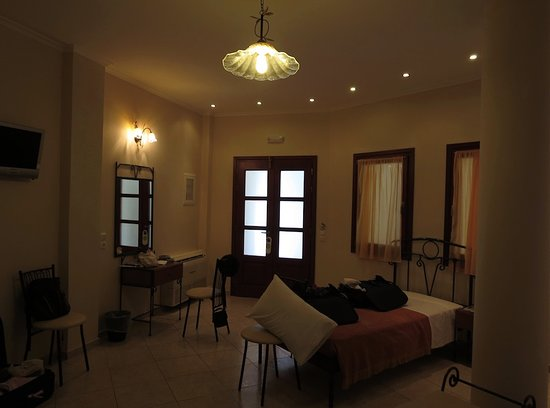
#> input picture images/sample07.jpg, 550 x 408 px; its folder holds 7 pictures in this run
$ jupyter execute --allow-errors utils.ipynb
#> lines starting #> are read from the running program, lines starting #| are printed output that depends on the picture; after the words box and inside, x2 and y2 are one past the last pixel; in counts of white or black regions, pixels touching at a corner belong together
[cell 1]
from google.colab import drive
drive.mount('/content/drive')

[cell 2]
# create image path, if the path already exists, skip
from pathlib import Path

# image_path = Path(__file__).resolve().parent() / "images"
image_path = Path("/content/drive/MyDrive/AI6121_Assignment1/images") # adjustable
if image_path.is_dir():
  print("Image path already exists.")
else:
  print("Creating image path...")
  image_path.mkdir(parents=True, exist_ok=True)
  print("Image path created")

[cell 3]
# unzip image files to image path
import zipfile

# with zipfile.ZipFile(Path(__file__).resolve().parent() / "sample images.zip", "r") as z:
#> (the rest of this cell did not finish here and is left out)

[cell 4]
# visualize a random image within the image folder
import random
import cv2
from PIL import Image
import matplotlib.pyplot as plt


def see_random_image(image_path_str: str):
  """
  Input: image folder path
  Output: a random image within the path
  Function: select a random sample image from the image folder
  and show it in the default color format(BGR).
  """
  image_path = Path(image_path_str)
  if image_path.is_dir():
    image_path_list = list(image_path.glob("*"))
    random_image_path = random.choice(image_path_list)
    print(f"Random image path: {random_image_path}")
    random_image = cv2.imread(str(random_image_path))
#> random_image is the input picture: shape (408, 550, 3); mean B, G, R 30.8, 49.3, 67.6
    # Convert BGR to RGB for displaying with matplotlib
    image_rgb = cv2.cvtColor(random_image, cv2.COLOR_BGR2RGB)
    plt.imshow(image_rgb)
    plt.axis('off')
    plt.show()
    # return image_rgb
  else:
    print("Image path does not exist.")

# see_random_image(Path(__file__).resolve().parent() / "images")
see_random_image("/content/drive/MyDrive/AI6121_Assignment1/images")

[cell 5]
import matplotlib.pyplot as plt

def see_different_image_types(image_path_str: str):
  """
  Input: image path
  Output: the image displayed through different color channels
  Function: Visualize different color channels of the image
  """

  # Load the image in its default BGR format
  image_bgr = cv2.imread(image_path_str)
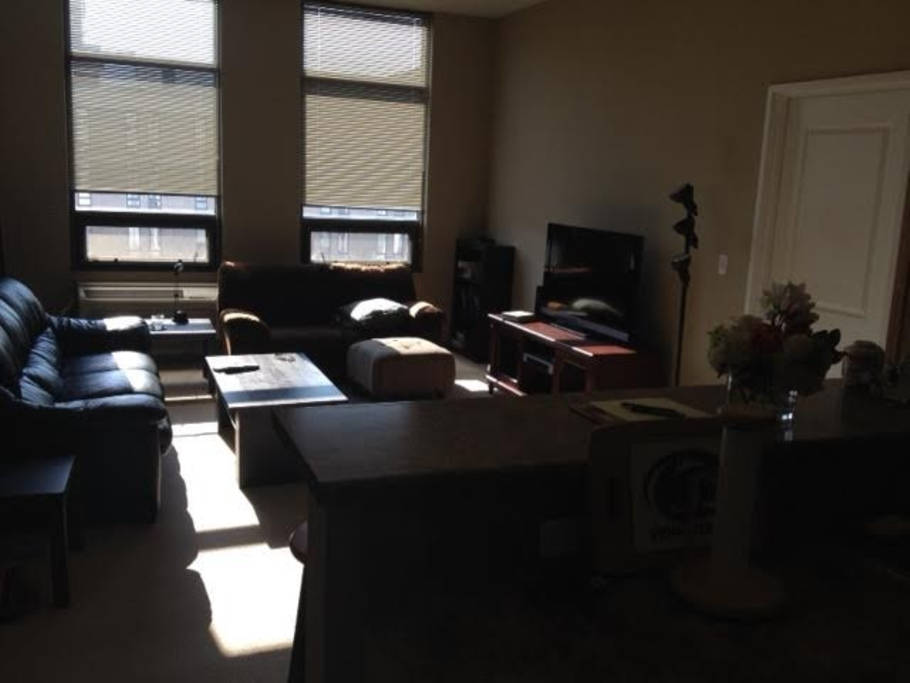
#> input picture images/sample06.jpg, 910 x 683 px, found by its file name
#> image_bgr is the input picture: shape (683, 910, 3); mean B, G, R 50.4, 54.5, 58.9

  # Convert BGR to RGB for displaying with matplotlib
  image_rgb = cv2.cvtColor(image_bgr, cv2.COLOR_BGR2RGB)
#> image_rgb: shape (683, 910, 3)

  # Convert BGR to HSV
  image_hsv = cv2.cvtColor(image_bgr, cv2.COLOR_BGR2HSV)
#> image_hsv: shape (683, 910, 3); mean H, S, V 32.8, 55.7, 60.2

  # Convert BGR to YUV
  image_yuv = cv2.cvtColor(image_bgr, cv2.COLOR_BGR2YUV)
#> image_yuv: shape (683, 910, 3); mean of channels 0, 1, 2 55.3, 125.6, 131.2

  # Convert BGR to Lab
  image_lab = cv2.cvtColor(image_bgr, cv2.COLOR_BGR2Lab)
#> image_lab: shape (683, 910, 3); mean of channels 0, 1, 2 55.9, 129.3, 131.3

  # Convert BGR to Grayscale
  image_gray = cv2.cvtColor(image_bgr, cv2.COLOR_BGR2GRAY)

  # Plot the images using matplotlib
  plt.figure(figsize=(12, 8))

  plt.subplot(2, 3, 1)
  plt.imshow(image_rgb)
  plt.title('RGB Image')
  plt.axis('off')

  plt.subplot(2, 3, 2)
  plt.imshow(image_hsv)
  plt.title('HSV Image')
  plt.axis('off')

  plt.subplot(2, 3, 3)
  plt.imshow(image_yuv)
  plt.title('YUV Image')
  plt.axis('off')

  plt.subplot(2, 3, 4)
  plt.imshow(image_lab)
  plt.title('Lab Image')
  plt.axis('off')

  plt.subplot(2, 3, 5)
  plt.imshow(image_bgr)  # Will look incorrect as it is BGR
  plt.title('BGR Image')
  plt.axis('off')

  plt.subplot(2, 3, 6)
  plt.imshow(image_gray, cmap='gray')
  plt.title('Grayscale Image')
  plt.axis('off')

  plt.tight_layout()
  plt.show()
#> figure, not shown here; B, G, R data is drawn as R, G, B

# see_different_image_types(Path(__file__).resolve().parent() / "images" / "sample01.jpg")
see_different_image_types("/content/drive/MyDrive/AI6121_Assignment1/images/sample06.jpg")

[cell 6]
import numpy as np

# visualize different colour channels
def see_image_channels(image_path_str: str):
  """
  Input: image path
  Output: the image displayed through different color channels
  Function: Visualize different color channels of the image
  """
  # Load the image in its default BGR format
  image_bgr = cv2.imread(image_path_str)
  image_array = cv2.cvtColor(image_bgr, cv2.COLOR_BGR2RGB)
  if image_array is not None:
    fig, axs = plt.subplots(1, 3, figsize=(15, 5))
    axs[0].imshow(image_array[:, :, 0], cmap='Set1')
    axs[0].set_title('Channel 0')
    axs[0].axis('off')
    axs[1].imshow(image_array[:, :, 1], cmap='Set2')
    axs[1].set_title('Channel 1')
    axs[1].axis('off')
    axs[2].imshow(image_array[:, :, 2], cmap='Set3')
    axs[2].set_title('Channel 2')
    axs[2].axis('off')
    plt.tight_layout()
    plt.show()
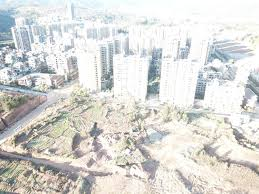
#> input picture images/sample03.jpeg, 259 x 194 px, found by its file name

# see_image_channels(Path(__file__).resolve().parent() / "images" / "sample01.jpg")
see_image_channels("/content/drive/MyDrive/AI6121_Assignment1/images/sample06.jpg")

[cell 7]
def see_image_hist_cdf_grayscale(image_array, cmap:str="gray"):
  """
  Input: grayscale image array
  Output: the histogram and CDF of the grayscale image
  Function: Visualize the histogram and CDF of the image
  """
#> called with cmap = 'gray'

  if image_array is not None:
    fig, axs = plt.subplots(1, 3, figsize=(15, 5))
    # The actual image
    axs[0].imshow(image_array, cmap=cmap)
    axs[0].set_title('The Image')
    axs[0].axis('off')
    # The histogram of the image
    flattened_image = image_array.flatten()
    axs[1].hist(flattened_image, bins=256, range=(0, 255), color='gray', alpha=0.7)
    axs[1].set_title('Histogram of Grayscale Image')
    axs[1].set_xlabel('Pixel Intensity')
    axs[1].set_ylabel('Frequency')
    # The CDF of the image
    histogram, bin_edges = np.histogram(flattened_image, bins=256, range=(0, 255))
#> histogram = 256 values, max 4857 at index 255, min 0 at index 0, mean 196.3; bin_edges = 257 values from 0 to 255
    # Compute the cumulative distribution
    cumulative_distribution = np.cumsum(histogram)
#> cumulative_distribution = 256 values from 0 to 50246
    # Normalize the cumulative distribution
    cumulative_distribution_normalized = cumulative_distribution / cumulative_distribution[-1]
#> cumulative_distribution_normalized = 256 values from 0 to 1
    # Display the cumulative distribution
    axs[2].plot(bin_edges[:-1], cumulative_distribution_normalized, color='blue')
    axs[2].set_title('Cumulative Distribution of Grayscale Image')
    axs[2].set_xlabel('Pixel Intensity')
    axs[2].set_ylabel('Cumulative Frequency')
    axs[2].grid(True)
    plt.tight_layout()
    plt.show()
#> figure, not shown here; panel 2: tallest bar 4857 high, from x = 254 to 255; panel 3: curve peaks at x = 254, y = 1
#> further down, image_array is the input picture: shape (194, 259, 3); mean B, G, R 213.3, 216.8, 217.1

image_array_grayscale = cv2.imread("/content/drive/MyDrive/AI6121_Assignment1/images/sample03.jpeg", cv2.IMREAD_GRAYSCALE)
see_image_hist_cdf_grayscale(image_array_grayscale)

[cell 8]
def see_image_hist_cdf_color(image_array):
  """
  Input: color image array
  Output: the histogram and CDF of the color image
  Function: Visualize the histogram and CDF of the image
  """

  if image_array is not None:
    fig, axs = plt.subplots(1, 3, figsize=(15, 5))
    # The actual image
    axs[0].imshow(image_array)
    axs[0].set_title('The Image')
    axs[0].axis('off')
    # The histogram of three channels
    for i in range(3):
      axs[1].hist(image_array[:, :, i].flatten(), bins=256, range=(0, 255), color=f'C{i}', alpha=0.7)
    axs[1].set_title('Histogram of Image')
    axs[1].set_xlabel('Pixel Intensity')
    axs[1].set_ylabel('Frequency')
    axs[1].legend(['Channel 0', 'Channel 1', 'Channel 2'])
    # The CDF of the image
    for i in range(3):
      histogram, bin_edges = np.histogram(image_array[:, :, i].flatten(), bins=256, range=(0, 255))
      # Compute the cumulative distribution
      cumulative_distribution = np.cumsum(histogram)
      # Normalize the cumulative distribution
      cumulative_distribution_normalized = cumulative_distribution / cumulative_distribution[-1]
      # Display the cumulative distribution
      axs[2].plot(bin_edges[:-1], cumulative_distribution_normalized, color=f'C{i}')
    axs[2].set_title('Cumulative Distribution of Image')
    axs[2].set_xlabel('Pixel Intensity')
    axs[2].set_ylabel('Cumulative Frequency')
    axs[2].grid(True)
    axs[2].legend(['Channel 0', 'Channel 1', 'Channel 2'])
    plt.tight_layout()
    plt.show()
#> figure, not shown here; panel 2: tallest bar 4740 high, from x = 254 to 255; panel 2: tallest bar 4975 high, from x = 254 to 255; panel 2: tallest bar 4102 high, from x = 254 to 255; panel 3: curve peaks at x = 254, y = 1
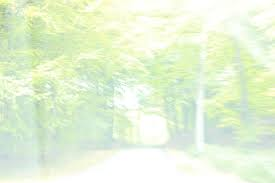
#> input picture images/sample04.jpeg, 275 x 183 px, found by its file name
#> further down, image_array is the input picture: shape (183, 275, 3); mean B, G, R 214.9, 243.4, 229.7

image_array = cv2.imread("/content/drive/MyDrive/AI6121_Assignment1/images/sample03.jpeg")
image_array = cv2.cvtColor(image_array, cv2.COLOR_BGR2RGB)
see_image_hist_cdf_color(image_array)

[cell 9]
# A proposed example
import cv2
import numpy as np

def he(rgb_image_array):
    """
    Perform histogram equalization on an RGB image.

    Args:
        rgb_image_array (numpy.ndarray): RGB image array.

    Returns:
        numpy.ndarray: RGB image after histogram equalization.
    """
    # Convert RGB image to YCrCb color space
    ycrcb_image = cv2.cvtColor(rgb_image_array, cv2.COLOR_RGB2YCrCb)
#> ycrcb_image: shape (183, 275, 3); mean of channels 0, 1, 2 236, 123.5, 116.1

    # Split the Y, Cr, and Cb channels
    y, cr, cb = cv2.split(ycrcb_image)
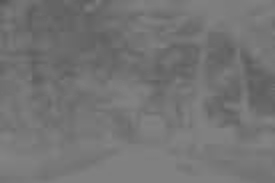
#> cb: shape (183, 275); min 86, max 132, mean 116.1

    # Apply histogram equalization on the Y channel
    y_eq = cv2.equalizeHist(y)

    # Merge the equalized Y channel back with Cr and Cb channels
    ycrcb_eq_image = cv2.merge((y_eq, cr, cb))
#> ycrcb_eq_image: shape (183, 275, 3); mean of channels 0, 1, 2 130.7, 123.5, 116.1

    # Convert back to RGB color space
    rgb_eq_image = cv2.cvtColor(ycrcb_eq_image, cv2.COLOR_YCrCb2RGB)
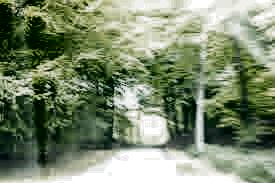
#> rgb_eq_image: shape (183, 275, 3); mean R, G, B 124.6, 138, 110.6

    return rgb_eq_image

[cell 10]
# A proposed example
import cv2
import numpy as np

def bbhe(rgb_image_array):
    """
    Perform Brightness Preserving Bi-Histogram Equalization (BBHE) on an RGB image.

    Args:
        rgb_image_array (numpy.ndarray): RGB image array.

    Returns:
        numpy.ndarray: RGB image after BBHE.
    """
    # Convert RGB image to YCrCb color space
    ycrcb_image = cv2.cvtColor(rgb_image_array, cv2.COLOR_RGB2YCrCb)

    # Split the Y, Cr, and Cb channels
    y, cr, cb = cv2.split(ycrcb_image)

    # Compute the mean of the Y channel
    mean_y = np.mean(y)
#> mean_y = 236

    # Create masks for the pixels in the Y channel
    mask_low = y <= mean_y
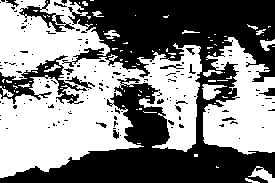
#> mask_low: shape (183, 275) bool; 51.2% white; 156 black regions (139 under 20 px), largest, box (x1, y1, x2, y2) and area: (0, 0, 275, 183) 21695, (0, 55, 87, 104) 1273, (19, 0, 75, 32) 460
    mask_high = y > mean_y

    # Create a copy to store the equalized Y channel
    y_eq = np.copy(y)

    # Apply histogram equalization separately to both parts
    y_eq[mask_low] = cv2.equalizeHist(y[mask_low]).ravel()  # Flatten the result to 1D
    y_eq[mask_high] = cv2.equalizeHist(y[mask_high]).ravel()  # Flatten the result to 1D

    # Merge the equalized Y channel back with the original Cr and Cb channels
    ycrcb_eq_image = cv2.merge((y_eq, cr, cb))
#> ycrcb_eq_image: shape (183, 275, 3); mean of channels 0, 1, 2 131.3, 123.5, 116.1

    # Convert back to RGB color space
    rgb_eq_image = cv2.cvtColor(ycrcb_eq_image, cv2.COLOR_YCrCb2RGB)
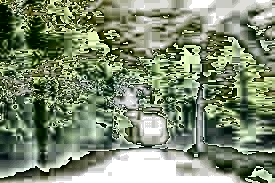
#> rgb_eq_image: shape (183, 275, 3); mean R, G, B 125.2, 138.4, 112

    return rgb_eq_image

[cell 11]
# A proposed example
import cv2
import numpy as np

def clahe(rgb_image_array):
    """
    Perform Contrast Limited Adaptive Histogram Equalization (CLAHE) on an RGB image.

    Args:
        rgb_image_array (numpy.ndarray): RGB image array.

    Returns:
        numpy.ndarray: RGB image after CLAHE.
    """
    # Convert RGB image to YCrCb color space
    ycrcb_image = cv2.cvtColor(rgb_image_array, cv2.COLOR_RGB2YCrCb)

    # Split the Y, Cr, and Cb channels
    y, cr, cb = cv2.split(ycrcb_image)

    # Create a CLAHE object with a specified clip limit and tile size
    clahe = cv2.createCLAHE(clipLimit=2.0, tileGridSize=(8, 8))

    # Apply CLAHE to the Y channel
    y_clahe = clahe.apply(y)
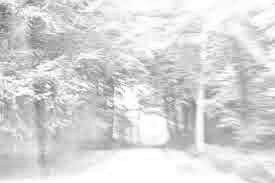
#> y_clahe: shape (183, 275); min 112, max 255, mean 215.9

    # Merge the CLAHE enhanced Y channel back with the original Cr and Cb channels
    ycrcb_clahe_image = cv2.merge((y_clahe, cr, cb))
#> ycrcb_clahe_image: shape (183, 275, 3); mean of channels 0, 1, 2 215.9, 123.5, 116.1

    # Convert back to RGB color space
    rgb_clahe_image = cv2.cvtColor(ycrcb_clahe_image, cv2.COLOR_YCrCb2RGB)
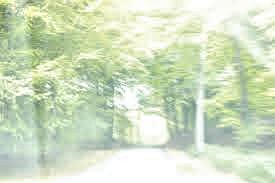
#> rgb_clahe_image: shape (183, 275, 3); mean R, G, B 209.6, 223.3, 194.8

    return rgb_clahe_image

[cell 12]
import cv2
import numpy as np
import matplotlib.pyplot as plt

def compare(rgb_image_array):
    """
    Compare different histogram equalization techniques on an RGB image by displaying the original image
    alongside the images processed with Histogram Equalization (HE), Brightness Preserving Bi-Histogram
    Equalization (BBHE), and Contrast Limited Adaptive Histogram Equalization (CLAHE).

    Args:
        rgb_image_array (numpy.ndarray): The input RGB image array.

    Displays:
        A plot with four images in a single row:
            1. Original image
            2. Image after applying Histogram Equalization (HE)
            3. Image after applying Brightness Preserving Bi-Histogram Equalization (BBHE)
            4. Image after applying Contrast Limited Adaptive Histogram Equalization (CLAHE)

    Returns:
        None
    """
    # Process the image using the different histogram equalization methods
    he_image_array = he(rgb_image_array)
    bbhe_image_array = bbhe(rgb_image_array)
    clahe_image_array = clahe(rgb_image_array)

    # Prepare the figure with 1 row and 4 columns
    fig, axes = plt.subplots(1, 4, figsize=(20, 5))

    # List of images and their titles
    images = [rgb_image_array, he_image_array, bbhe_image_array, clahe_image_array]
    titles = ['Original', 'HE', 'BBHE', 'CLAHE']

    # Iterate over the images and display them
    for ax, img, title in zip(axes, images, titles):
        ax.imshow(cv2.cvtColor(img, cv2.COLOR_BGR2RGB))  # Convert BGR to RGB for correct display with plt.imshow
        ax.set_title(title)
        ax.axis('off')  # Hide axes
#> this loop made 4 passes
#> title on passes 1 to 4: 'Original', 'HE', 'BBHE', 'CLAHE'

    plt.tight_layout()
    plt.show()
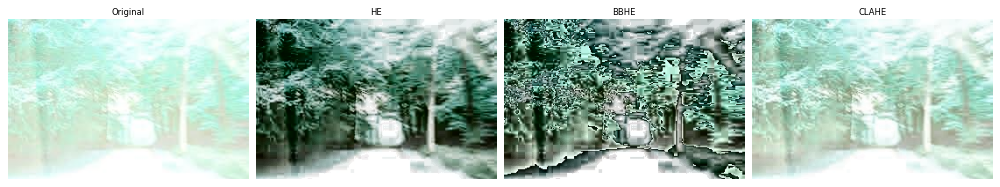
#> figure drawn by matplotlib, 4 panels; B, G, R data is drawn as R, G, B

[cell 13]
image_array = cv2.imread("/content/drive/MyDrive/AI6121_Assignment1/images/sample04.jpeg")
image_array = cv2.cvtColor(image_array, cv2.COLOR_BGR2RGB)
compare(image_array)
